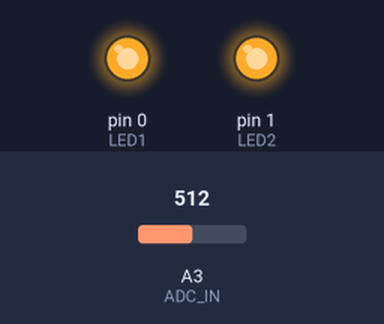
The sketch below on a simulated Arduino Uno, built with avr-gcc and run on an emulated ATmega328P. Parts: output pins drawn as LEDs (lit = HIGH). The inputs (shaded band) are chosen by the test bench; at power-on: A3 (ADC_IN) = 512.

Above: at 0.1 s.
At 1.3 s:
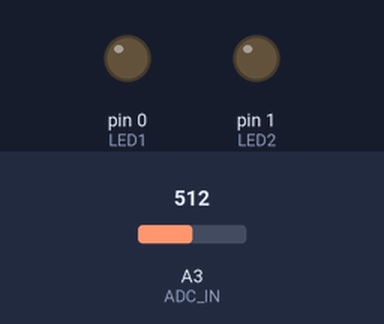
Timing chart, 0 to 2.8 s (numbered marks = the images above):
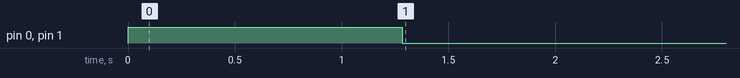

The sketch:

EOH_2015.ino
```cpp
#define ADC_IN 3
#define LED1 0
#define LED2 1
#define RIP_RESET 5
int oldsample = 1024, sample = 1024;

void setup() {
    pinMode(ADC_IN, INPUT);
    pinMode(LED1, OUTPUT);
    pinMode(LED2, OUTPUT);

	// these lines aren't needed now that we route VDD correctly
	// keeping them in removes the ability to re-flash the board
    // pinMode(RIP_RESET, OUTPUT);
    // digitalWrite(RIP_RESET, LOW);
}

void fadeout() {
  int i;
  for(i = 255; i >= 0; i--){
    analogWrite(LED1, i);
    analogWrite(LED2, i);
    delay(10);
  }
}

void loop() {
  sample = analogRead(ADC_IN);
  if (sample < oldsample-15) fadeout();

  oldsample = sample;

  delay(50);
}
```

Measured:
- by itself, pin 0 (LED1), pin 1 (LED2): LOW → HIGH at 0.00 s, → LOW 1.3 s later
